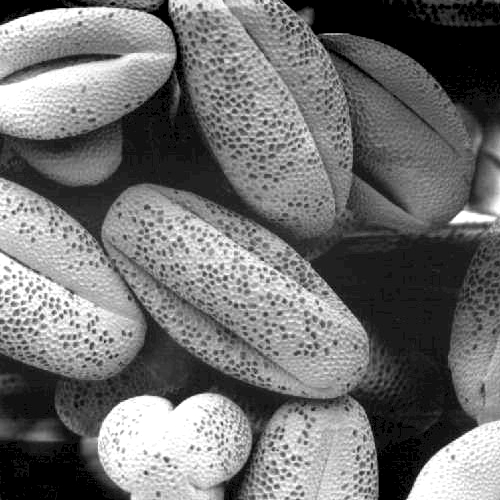
#> input picture Fig3.15(a)4.jpg, 500 x 500 px
$ python three.py
#> lines starting #> are read from the running program, lines starting #| are printed output that depends on the picture
import numpy as np
import cv2 as cv
import matplotlib.pyplot as plt


# 画直方图
def zhifangtu(image):
    a = [0] * 256  # 创建储存像素数的一维数组
    w = image.shape[0]  # 得到图像宽高
    h = image.shape[1]
    # 计算灰度像素数
    for i in range(w):
        for j in range(h):
            gray = image[i, j]
            a[gray] += 1
    # 以灰度为x轴像素数为y轴画直方图
    y = a
    x = [i for i in range(256)]
    plt.figure()
    plt.title("zhifangtu")
    plt.xlabel("Bins")
    plt.ylabel("Pixels")
    plt.bar(x, y)
    plt.xlim([0, 256])
    plt.xlim([0, 256])
    return a  # 返回灰度像素数


# 将图像均衡化
def junhenghua(a, image):  # 入口参数：灰度像素数和图片
    b = [0] * 256  # 储存个灰度像素占比数据
    c = [0] * 256  # 储存累计分布数据
    w = image.shape[0]
    h = image.shape[1]
    mn = w * h * 1.0
    img = np.zeros([w, h], np.uint8)  # 创建空数组储存均衡化后数据

    # 计算灰度分布密度
    for i in range(len(a)):
        b[i] = a[i] / mn
    # 计算累计直方图数据
    for i in range(len(c)):
        if i == 1:
            c[i] = b[i]
        else:
            c[i] = c[i - 1] + b[i]
            a[i] = int(255 * c[i])
    # 对各灰度值进行均衡化映射
    for i in range(w):
        for j in range(h):
            img[i, j] = a[image[i, j]]

    return img  # 返回均衡化后图像


image = cv.imread("Fig3.15(a)4.jpg", 0)  # 读取灰度图像
#> image is the input picture: shape (500, 500); min 0, max 255, mean 113.2
cv.imshow("base", image)
a = zhifangtu(image)  # 画原始图像直方图并得到灰度像素数
#> after the loop in zhifangtu, `for i in range(w):`: a = 256 values, max 17204 at index 0, min 3 at index 8, mean 976.6
#> in zhifangtu, `y = a`: y has the same summary as a
b = junhenghua(a, image)  # 将图像均衡化
#> after the loop in junhenghua, `for i in range(len(a)):`: b = 256 values, max 0.0688 at index 0, min 1.2e-05 at index 8, mean 0.00391
#> after the loop in junhenghua, `for i in range(len(c)):`: a = 256 values, max 409 at index 1, min 0 at index 2, mean 125.9; c = 256 values, max 0.931 at index 255, min 0.00164 at index 1, mean 0.489
cv.imshow('junhenghua', b)
zhifangtu(b)  # 画均衡化后图像直方图
plt.show()
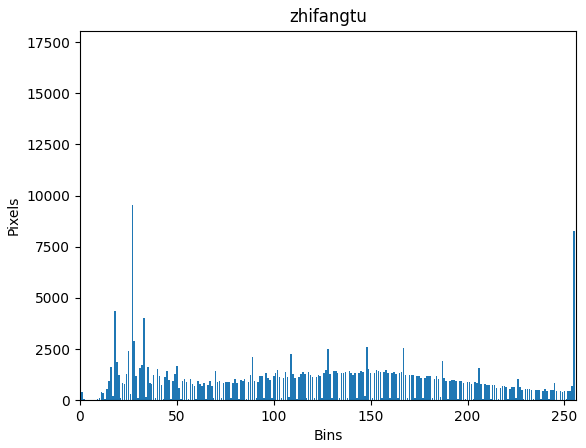
#> figure drawn by matplotlib, 1 panel; tallest bar 17204 high, from x = -0.4 to 0.4
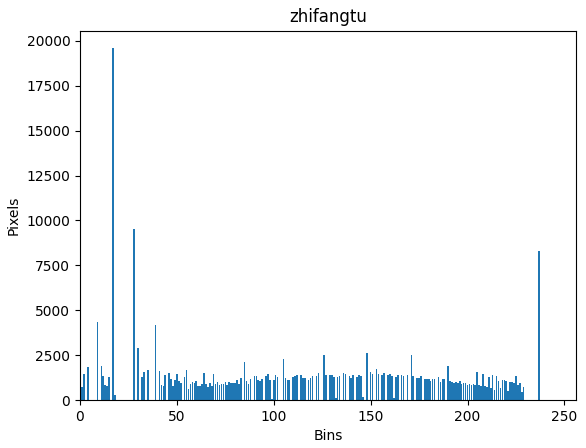
#> figure drawn by matplotlib, 1 panel; tallest bar 19586 high, from x = 16.6 to 17.4
cv.waitKey(0)
cv.destroyAllWindows()

$ run again, with 4.jpg copied over Fig3.15(a)4.jpg
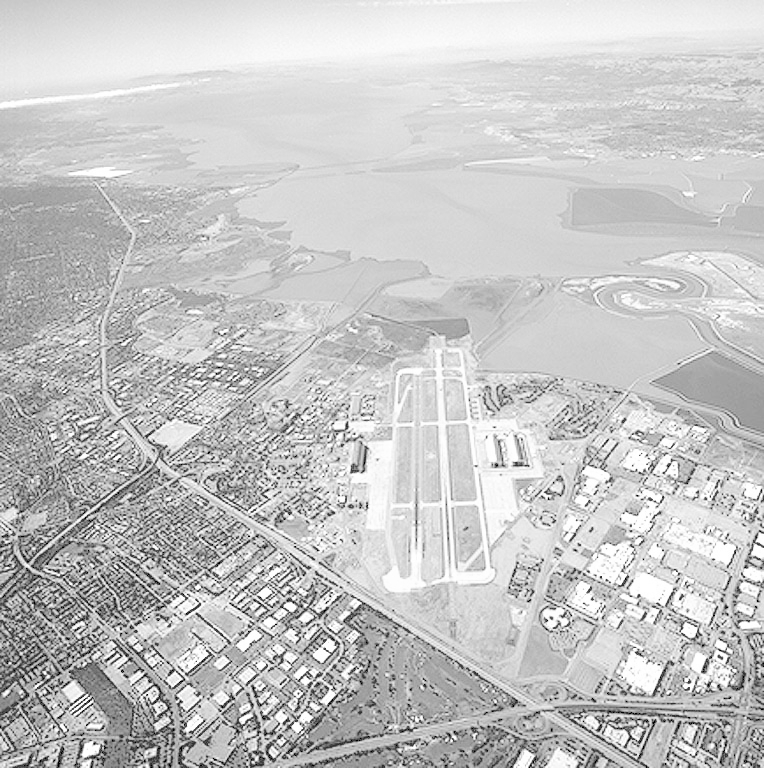
#> input picture 4.jpg, 764 x 768 px
#> image is the input picture: shape (768, 764); min 0, max 255, mean 197.2
#> after the loop in zhifangtu, `for i in range(w):`: a = 256 values, max 14717 at index 213, min 0 at index 2, mean 2292
#> y has the same summary as a
#> after the loop in junhenghua, `for i in range(len(a)):`: b = 256 values, max 0.0251 at index 213, min 0 at index 2, mean 0.00391
#> after the loop in junhenghua, `for i in range(len(c)):`: a = 256 values, max 254 at index 255, min 0 at index 0, mean 57.8; c = 256 values, max 0.999 at index 255, min 1.87e-05 at index 1, mean 0.228
#> after the loop in junhenghua, `for i in range(w):`:
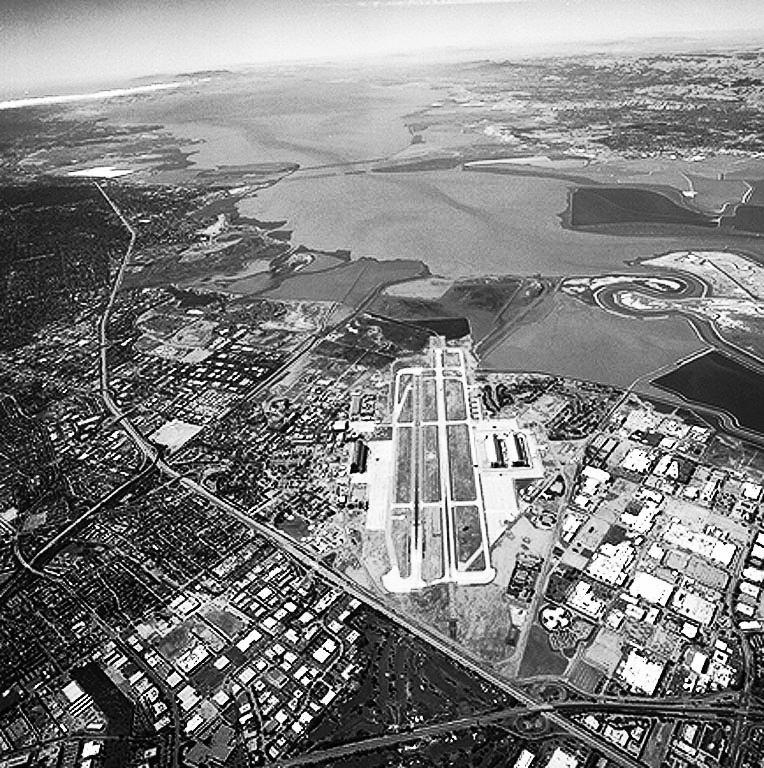
#> img: shape (768, 764); min 0, max 254, mean 127.9
#> `plt.show()`:
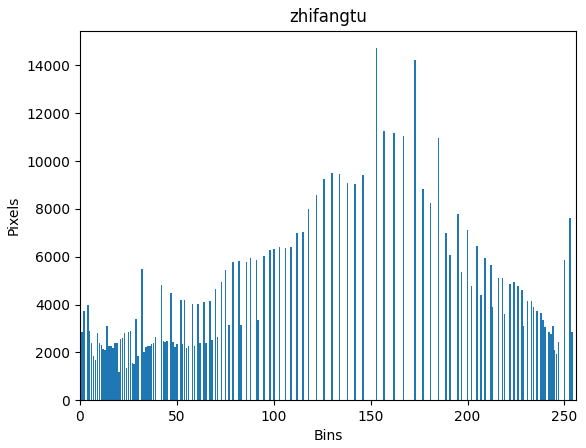
#> figure drawn by matplotlib, 1 panel; tallest bar 14717 high, from x = 152.6 to 153.4
